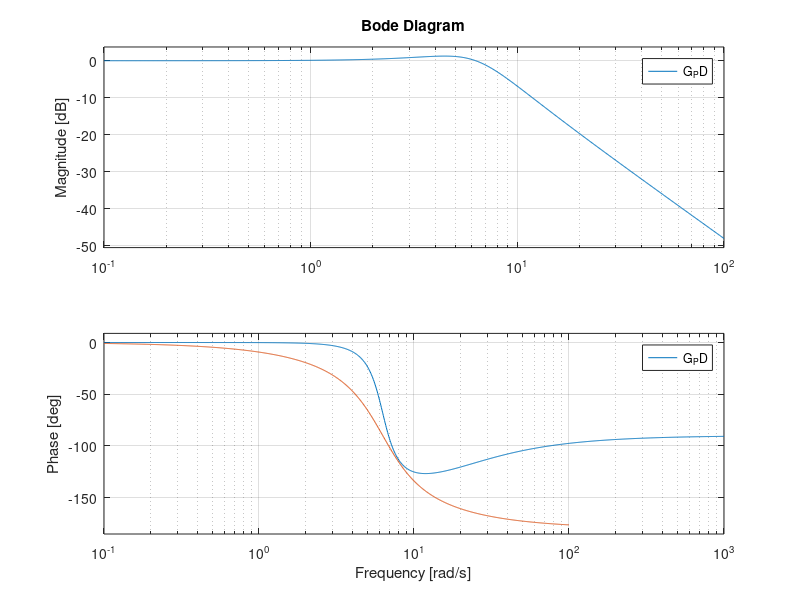

Source code (MATLAB): (Note: this script raises an error after producing the figure.)
%% Task 1.1
close all;
s = tf('s');
task = 4
damping_opt = 1;
excitation_opt = 1;
m_p = 0.16;
%c_p = 0.4; % underdamped
%c_p = 0; % no damping
k_p = 6.32;

switch(damping_opt)
    case 1
        c_p = 0.4;
    case 2
        c_p = 2*sqrt(k_p*m_p);
    case 3
        c_p = 2*2*sqrt(k_p*m_p);
end


zeta = c_p/(2*sqrt(k_p*m_p));
omega_n =  sqrt(k_p/m_p);


G_dis = (2*zeta*omega_n*s+omega_n^2)/(s^2 + 2*zeta*omega_n*s+omega_n^2);
%        dp = 1;
%        dd = 1;
%        omega_PD = sqrt((dp+k_p)/m_p)
%        zeta_PD = dd/m_p/2/omega_PD

%Task 2.2
dp = omega_n^2*m_p-k_p; %will be 0
dd = 2*zeta*omega_n*m_p;%will be c_p
%Task 2.3 - tuning
omega_PD = omega_n;
zeta_PD = 0.5;
dp = omega_PD^2*m_p-k_p; %will be 0
if dp == 0 && task == 2
    dp = 0.01;
end
dd = 2*zeta_PD*omega_PD*m_p;
G_PD = k_p/(m_p*s^2+dd*s+dp+k_p);


%Task 3
%Task 2.3 - tuning
hp = 0.01;
hd = 1;
hi = 10;
G_PID = s*k_p/(m_p*s^3+hd*s^2+(k_p+hp)*s+hi);






figure(1);
bode(G_dis);%,'DisplayName','Passive control');
grid on
hold on;
if task == 2 || task == 4
    bode(G_PD);%,'DisplayName','PD control');
end
if task == 3
    bode(G_PID);%,'DisplayName','PD control');
end
legend('show');

figure(2);

switch(excitation_opt)
    case 1
        use_step = 1;
        sim OneDOF
    case 2
        use_step = 0;
        sim OneDOF
    case 3
        
end
if excitation_opt < 3
    plot(z_p.Time,z_p.Data,'Color','r','LineWidth',1.5,'DisplayName','Output for passive');
    hold on
    plot(ref.Time,ref.Data,'Color','k','LineWidth',1.1,'DisplayName','Input');
    if task == 2 || task == 4
       plot(z_p_PD.Time,z_p_PD.Data,'Color','b','LineWidth',1.1,'DisplayName','Output for PD');
    end 
    if task == 3
       plot(z_p_PID.Time,z_p_PID.Data,'Color','b','LineWidth',1.1,'DisplayName','Output for PID');
    end 
    legend('show','Location','NorthEast');
    xlabel('Time [sec]');
    ylabel('Displacement [m]');
    grid on;
else
    n = 1000;
    omega = linspace(0,25,n);%logspace(-3,3,n);%linspace(0.001,100,10000);
    Sw_spatial = 4.028*10^(-7)./(2.88*10^(-4)+0.68.*omega.*omega+omega.*omega.*omega.*omega);
    Sw = 1/50*Sw_spatial;
    H = abs(((2*zeta*omega_n*1i.*omega+omega_n^2)./(1i.*omega.*1i.*omega + 2*zeta*omega_n*1i.*omega+omega_n^2)));
    H_PID = abs(1i.*omega*k_p./(m_p*(1i.*omega).^3+hd*(1i.*omega).^2+(k_p+hp)*1i.*omega+hi));
    Sp = H.^2.*Sw;
    Sp_PID = H_PID.^2.*Sw;
    loglog(omega,Sp,'DisplayName','S_p');
    hold on;
    if task == 3
        loglog(omega,Sp_PID,'DisplayName','S_p for PID');
    end;
    xlim([0 omega(n)])
    grid on;
    legend('show','Location','NorthEast');
    xlabel('Frequency [rad/s]');
    ylabel('Energy ');
end
